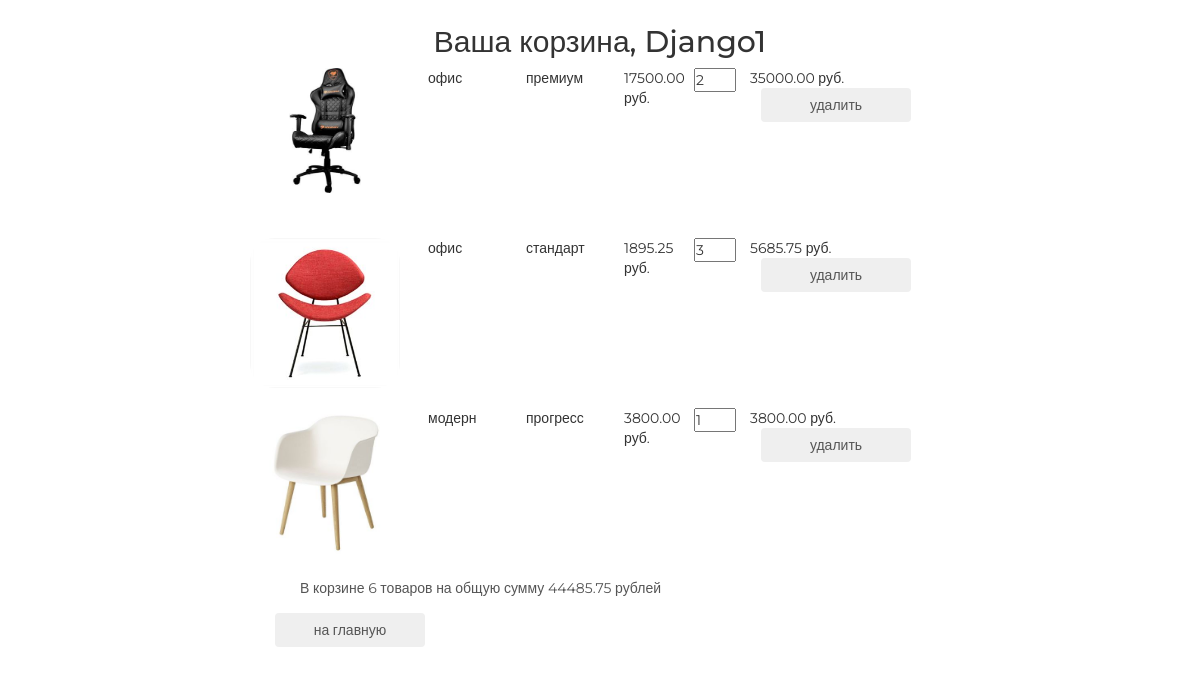
Before: /basket/ (signed in) with the older database file.
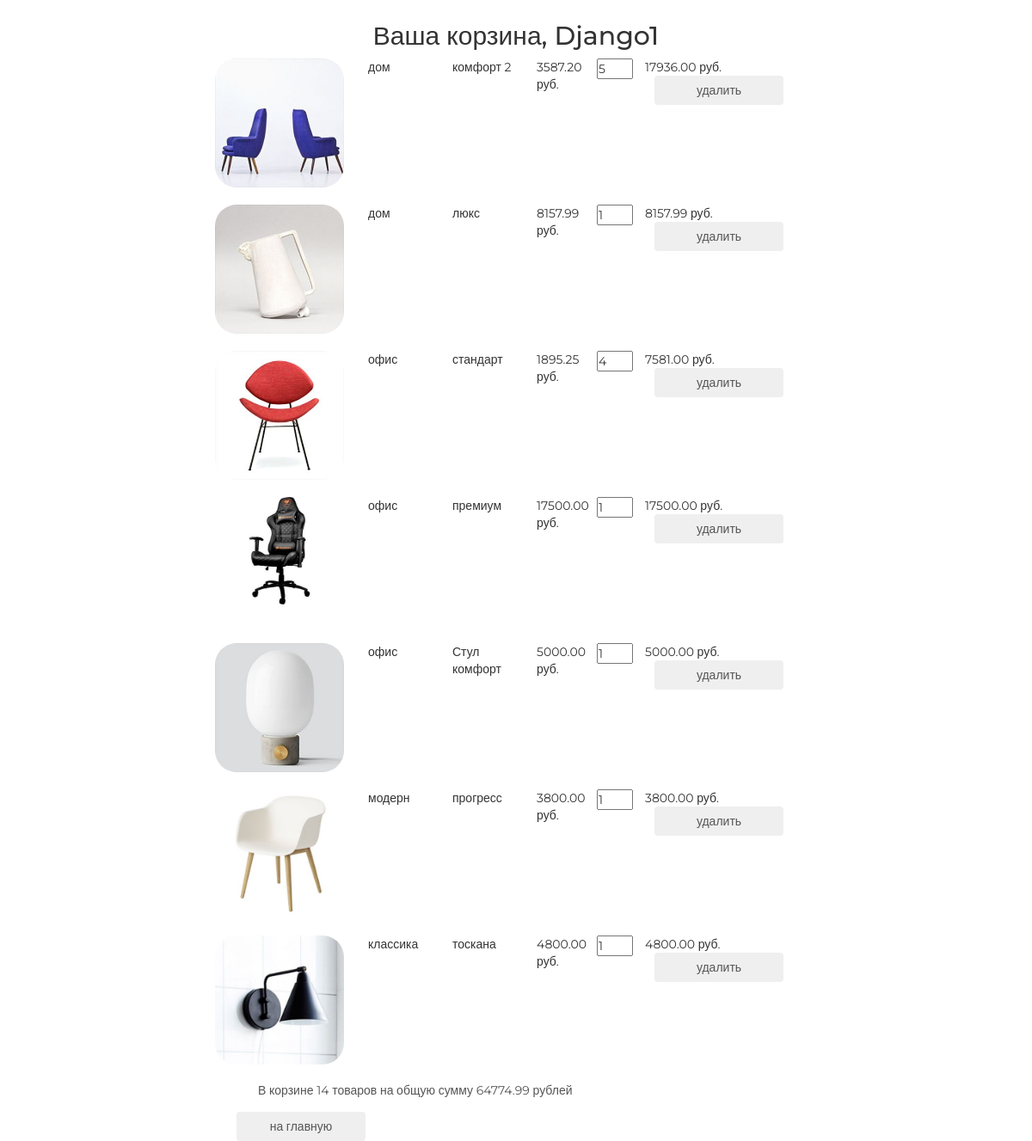
After: the same page with the newer database file.
### basketapp/models.py (models this page shows)
class Basket(models.Model):
    user = models.ForeignKey(settings.AUTH_USER_MODEL, on_delete=models.CASCADE, related_name='basket')
    product = models.ForeignKey(Product, on_delete=models.CASCADE)
    quantity = models.PositiveSmallIntegerField(verbose_name='количество', default=0)
    add_datetime = models.DateTimeField(auto_now_add=True, verbose_name='время')
    @property
    def product_cost(self):
        return self.product.price * self.quantity
    @property
    def total_quantity(self):
        _items = Basket.objects.filter(user=self.user)
        _total_quantity = sum(list(map(lambda x: x.quantity, _items)))
        return _total_quantity
    @property
    def total_cost(self):
        _items = Basket.objects.filter(user=self.user)
        _total_cost = sum(list(map(lambda x: x.product_cost, _items)))
        return _total_cost

### mainapp/models.py (models this page shows, shortened)
class Product(models.Model):
    category = models.ForeignKey(ProductCategory, on_delete=models.CASCADE)
    name = models.CharField(max_length=128, verbose_name='имя')
    image = models.ImageField(upload_to='product_images', blank=True)
    short_desc = models.CharField(max_length=64, verbose_name='краткое описание', blank=True)
    description = models.TextField(blank=True, verbose_name='описание')
    price = models.DecimalField(verbose_name='цена', max_digits=8, decimal_places=2, default=0)
    quantity = models.PositiveSmallIntegerField(verbose_name='количество на складе', default=0)
    is_active = models.BooleanField(verbose_name="активность", default=True)

class ProductCategory(models.Model):
    name = models.CharField(max_length=64, unique = True, verbose_name = 'имя')
    description = models.TextField(verbose_name='описание', blank=True)
    is_active = models.BooleanField(verbose_name="активность", default=True)

### authapp/models.py (models this page shows, shortened)
class ShopUser(AbstractUser):
    avatar = models.ImageField(upload_to='users_avatars', blank=True)
    age = models.PositiveSmallIntegerField(verbose_name='возраст')
    activation_key = models.CharField(max_length=128, blank=True)
    activation_key_expires = models.DateTimeField(auto_now_add=True, blank=True, null=True)

### basketapp/views.py (the view)
# urls.py: path('', basketapp.basket, name='view'),
@login_required
def basket(request):
    basket_items = Basket.objects.filter(user=request.user).order_by('product__category')
    content = {
        'title': 'корзина',
        'basket_items': basket_items
    }
    return render(request, 'basketapp/basket.html', content)

### mainapp/context_processors.py (called while the page is built)
def basket(request):
    basket_list = []
    if request.user.is_authenticated:
        basket_list = Basket.objects.filter(user=request.user)
    return {
        'basket': basket_list
    }

### basketapp/templates/basketapp/basket.html
{% extends 'basketapp/base.html' %}
{% block content %}
    <div class="basket_list">
        {% include 'basketapp/includes/inc_basket_list.html' %}
    </div>
    <button class="btn btn-round">
        <a href="{% url 'main' %}">на главную</a>
    </button>
{% endblock  %}

### basketapp/templates/basketapp/includes/inc_basket_list.html
{% for item in basket_items %}
<div class="basket_record">
  <img src="/media/{{ item.product.image }}" />
  <span class="category_name">{{item.product.category.name}}</span>
  <span class="category_name">{{item.product.name}}</span>
  <span class="category_name">{{item.product.price}} руб.</span>
  <input type="number" name="{{ item.pk}}" min="0" value="{{item.quantity}}" />
  <span class="product_cost">{{item.product_cost}} руб.</span>
  <button class="btn btn-round">
    <a href="{% url 'basket:remove' item.pk %}">удалить</a>
  </button>
</div>
{% endfor %} {% if basket_items %}
<div class="basket_summary">
  В корзине {{basket_items.0.total_quantity}} товаров на общую сумму
  {{basket_items.0.total_cost}} рублей
</div>
{% endif %}

Changed rows visible on the page:
removed Basket: product.image (picture), product.category.name "офис", product.name "премиум", product.price "17500.00", quantity "2", product_cost "35000.00", user+quantity "6", user+product+quantity "44485.75"
added Basket: product.image (picture), product.category.name "дом", product.name "комфорт 2", product.price "3587.20", quantity "5", product_cost "17936.00", user+quantity "14", user+product+quantity "64774.99"
added Basket: product.image (picture), product.category.name "дом", product.name "люкс", product.price "8157.99", quantity "1", product_cost "8157.99"
changed Basket "стандарт": quantity "3" → "4"; product_cost "5685.75" → "7581.00"
added Basket: product.image (picture), product.category.name "офис", product.name "премиум", product.price "17500.00", quantity "1", product_cost "17500.00"
added Basket: product.image (picture), product.category.name "офис", product.name "Стул комфорт", product.price "5000.00", quantity "1", product_cost "5000.00"
added Basket: product.image (picture), product.category.name "классика", product.name "тоскана", product.price "4800.00", quantity "1", product_cost "4800.00"
